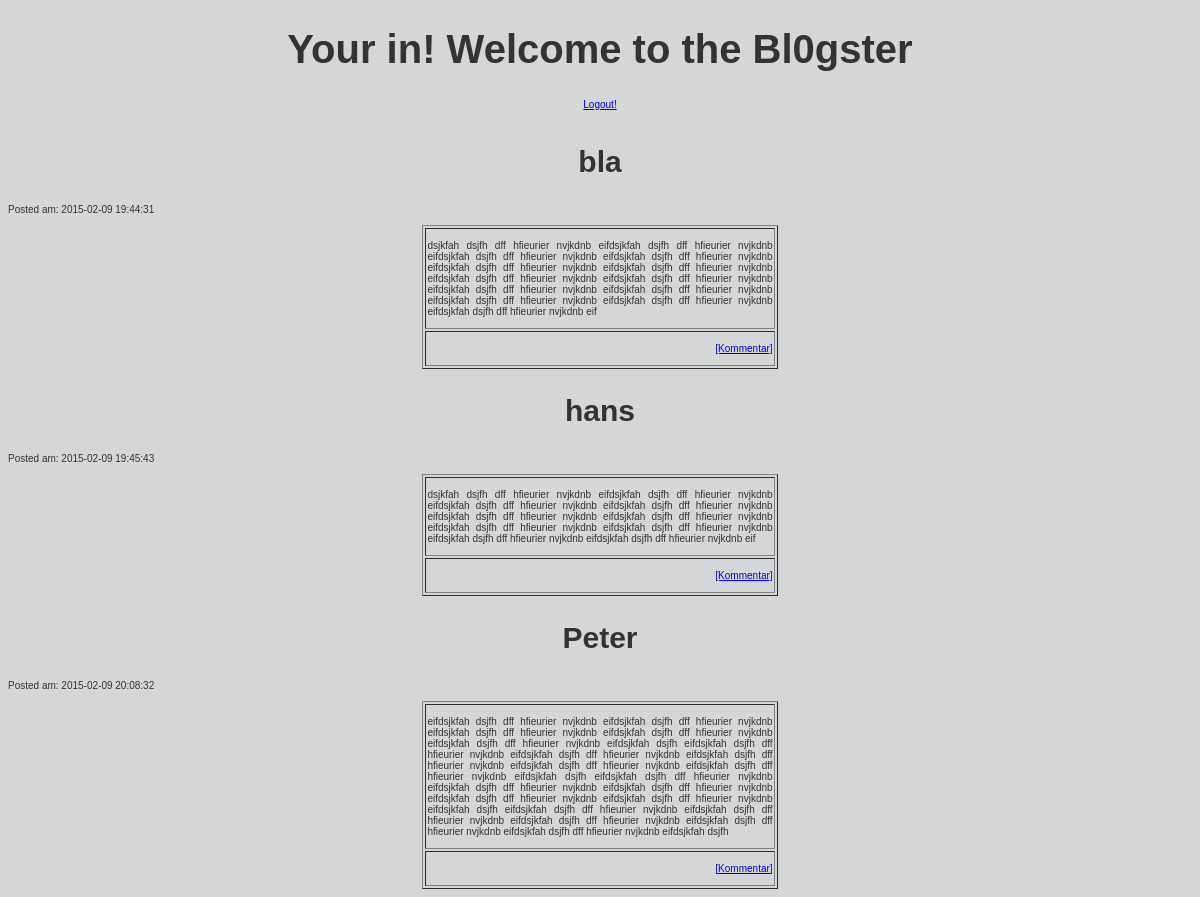
Screenshot of /gast.php (signed in) with the database file from the repository.
### tables this page shows
CREATE TABLE `eintrag` (
  `ideintrag` int(11) NOT NULL AUTO_INCREMENT,
  `titel` varchar(45) NOT NULL,
  `eintrag` text NOT NULL,
  `eintragdatum` datetime NOT NULL,
  `user_idUser` int(11) DEFAULT NULL,
  PRIMARY KEY (`ideintrag`),
  KEY `fk_eintrag_user1_idx` (`user_idUser`),
  CONSTRAINT `fk_eintrag_user1` FOREIGN KEY (`user_idUser`) REFERENCES `user` (`idUser`) ON DELETE NO ACTION ON UPDATE NO ACTION
);

### gast.php (the view, shortened to what this page needs)
<!DOCTYPE html>
<?php
if($_SESSION["loginOK"]!=true){
    header("Location: index.php");
}else{
?>
<html>
    <head>
        <link rel="stylesheet" type="text/css" href="design.css">
    </head>
    <body>
        <h1>Your in! Welcome to the Bl0gster</h1>
        <a href="logout.php">Logout!</a>
        <?php
        include_once "db/dbcon.php";
        $sql ="SELECT titel,eintrag,eintragdatum FROM eintrag";
        $abfrage =mysqli_query($con,$sql);
       ?>
        <?php
        echo '<br>';
        echo '<br>';
        while($fetch= mysqli_fetch_assoc($abfrage)){
            echo '<div style="text-align: justify;">';
            echo '<h2>'.$fetch['titel'].'</h2>';
            echo '<p>Posted am: '.$fetch['eintragdatum'].'</p>';
            echo '<table border="1" align="center" width=30%>';
            echo '<tr><td valign="top"><p>'.$fetch['eintrag'].'</p></td></tr>';
            echo '<tr><td align="right"><p>'.'<a href="%kommentar%.php/">[Kommentar]</a>'.'</p></td></tr>';
            echo '</table>';
            echo '</div>';
        }
        ?>
    </body>
</html>
<?php
}
    ?>

### design.css (style rules this page uses)
h1 { font-size: 4em; text-align: center; }
h1, h3 { font-family: 'Trebuchet MS', 'Lucida Grande', Verdana, Arial, Sans-Serif; font-weight: bold; }
h2 { font-family: 'Trebuchet MS', 'Lucida Grande', Verdana, Arial, Sans-Serif; font-size: 3em; text-align: center; }
body { font-size: 62.5%; font-family: 'Lucida Grande', Verdana, Arial, Sans-Serif; background: #d5d6d7 url('images/kubrickbgcolor.jpg'); color: #333; text-align: center; }

### rows the page displays
eintrag: titel "bla", eintragdatum "2015-02-09 19:44:31", eintrag "dsjkfah dsjfh dff hfieurier nvjkdnb eifdsjkfah dsjfh dff hfieurier nvjkdnb eifdsjkfah dsjfh dff hfieurier nvjkdnb eifdsjkfah dsjfh dff hfieurier nvjkdnb eifdsjkfah dsjfh dff hfieurier nvjkdnb eifdsjkfah dsjfh dff hfieurier nvjkdnb eifdsjkfah dsjfh dff hfieurier nvjkdnb eifdsjkfah dsjfh dff hfieurier nvjkdnb eifdsjkfah dsjfh dff hfieurier nvjkdnb eifdsjkfah dsjfh dff hfieurier nvjkdnb eifdsjkfah dsjfh dff hfieurier nvjkdnb eifdsjkfah dsjfh dff hfieurier nvjkdnb eifdsjkfah dsjfh dff hfieurier nvjkdnb eif"
eintrag: titel "hans", eintragdatum "2015-02-09 19:45:43", eintrag "dsjkfah dsjfh dff hfieurier nvjkdnb eifdsjkfah dsjfh dff hfieurier nvjkdnb eifdsjkfah dsjfh dff hfieurier nvjkdnb eifdsjkfah dsjfh dff hfieurier nvjkdnb eifdsjkfah dsjfh dff hfieurier nvjkdnb eifdsjkfah dsjfh dff hfieurier nvjkdnb eifdsjkfah dsjfh dff hfieurier nvjkdnb eifdsjkfah dsjfh dff hfieurier nvjkdnb eifdsjkfah dsjfh dff hfieurier nvjkdnb eifdsjkfah dsjfh dff hfieurier nvjkdnb eif"
eintrag: titel "Peter", eintragdatum "2015-02-09 20:08:32", eintrag "eifdsjkfah dsjfh dff hfieurier nvjkdnb eifdsjkfah dsjfh dff hfieurier nvjkdnb eifdsjkfah dsjfh dff hfieurier nvjkdnb eifdsjkfah dsjfh dff hfieurier nvjkdnb eifdsjkfah dsjfh dff hfieurier nvjkdnb eifdsjkfah dsjfh eifdsjkfah dsjfh dff hfieurier nvjkdnb eifdsjkfah dsjfh dff hfieurier nvjkdnb eifdsjkfah dsjfh dff hfieurier nvjkdnb eifdsjkfah dsjfh dff hfieurier nvjkdnb eifdsjkfah dsjfh dff hfieurier nvjkdnb eifdsjkfah dsjfh eifdsjkfah dsjfh dff hfieurier nvjkdnb eifdsjkfah dsjfh dff hfieurier nvjkdnb eifdsjkfah dsjfh dff hfieurier nvjkdnb eifdsjkfah dsjfh dff hfieurier nvjkdnb eifdsjkfah dsjfh dff hfieurier nvjkdnb eifdsjkfah dsjfh eifdsjkfah dsjfh dff hfieurier nvjkdnb eifdsjkfah dsjfh dff…"
